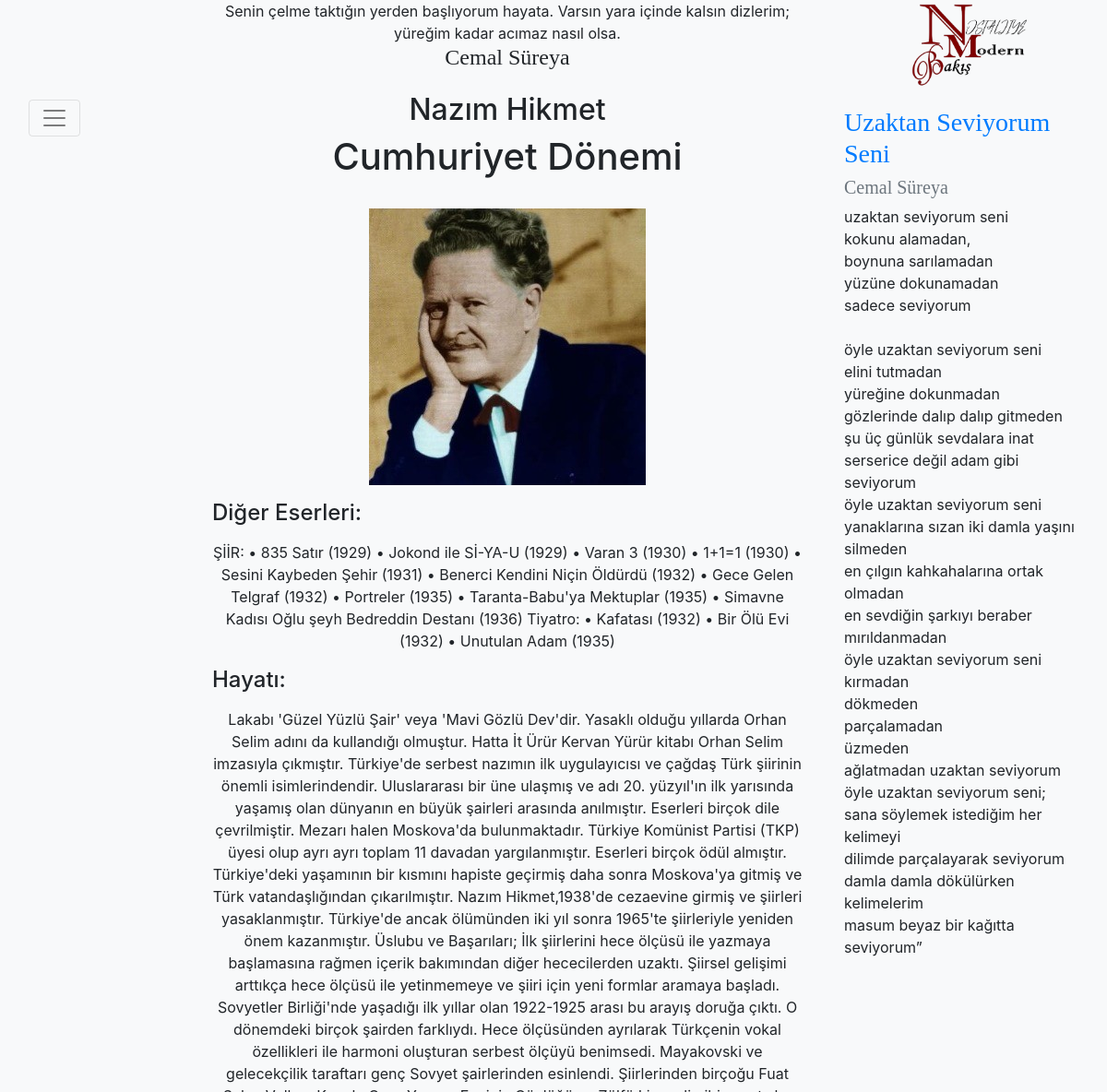
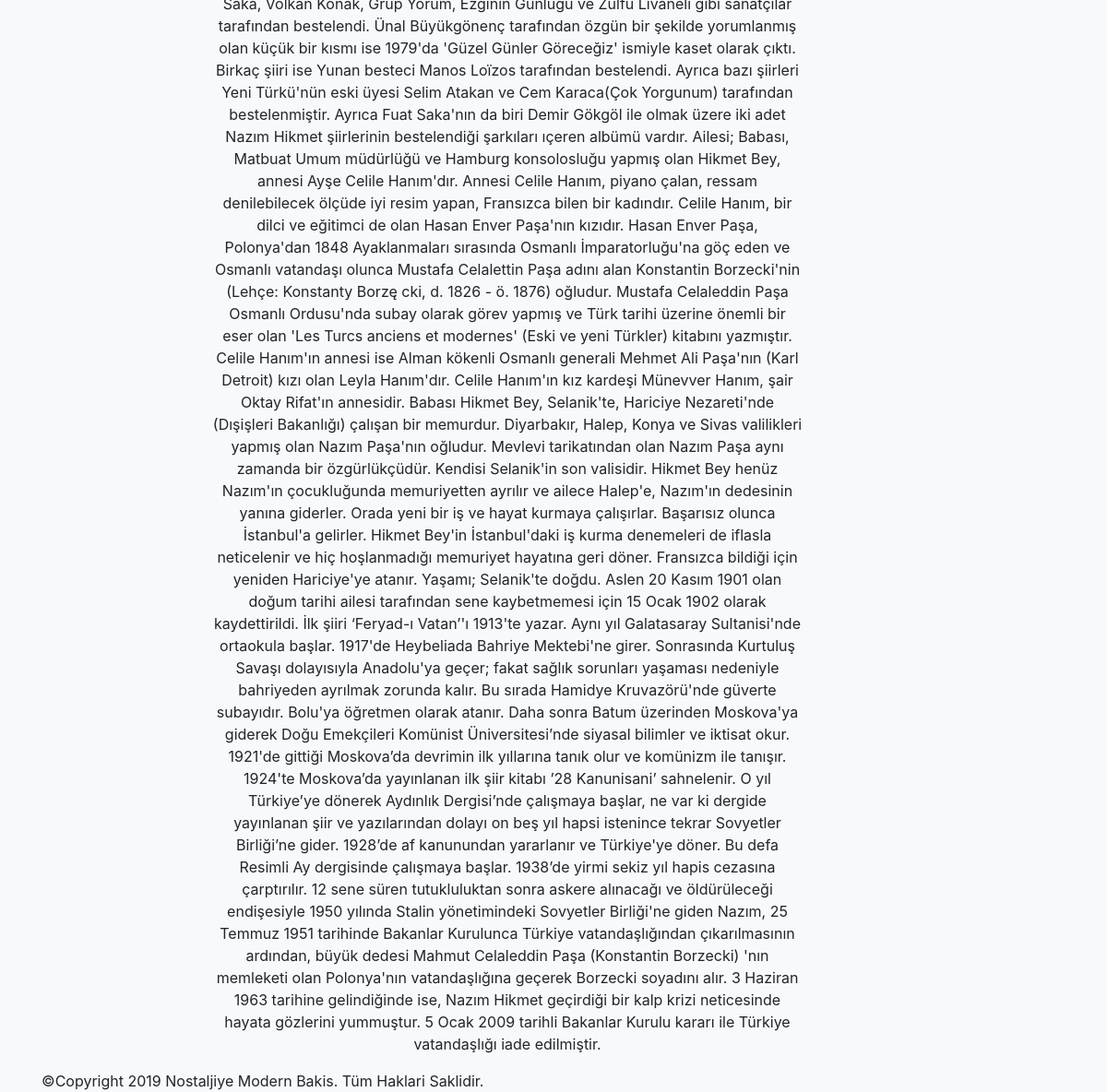
Screenshot of /yzr_bilgileri.php?id=4 with the database file from the repository (2 pictures, top to bottom).
### tables this page shows
CREATE TABLE `sozler` (
  `id` int(11) NOT NULL,
  `soyleyen` varchar(50) NOT NULL,
  `soz` text NOT NULL
);

CREATE TABLE `yazarlar` (
  `id` int(11) NOT NULL,
  `adi` varchar(50) NOT NULL,
  `soyadi` varchar(50) NOT NULL,
  `donem` varchar(50) NOT NULL,
  `foto_url` varchar(300) NOT NULL,
  `dgr_eserler` text,
  `hayati` text NOT NULL
);

CREATE TABLE `donemler` (
  `id` int(11) NOT NULL,
  `adi` varchar(50) NOT NULL
);

CREATE TABLE `siirler` (
  `id` int(11) NOT NULL,
  `yazar_id` int(11) NOT NULL,
  `adi` varchar(50) NOT NULL,
  `soyleyen` varchar(50) NOT NULL,
  `siir` text NOT NULL,
  `sarki_knm` text NOT NULL
);

### yzr_bilgileri.php (the view, shortened to what this page needs)
<?php require_once("includes/header.php");?>
<?php
  $query=mysql_query("Select * from yazarlar where id='$_GET[id]'");
  $row=mysql_fetch_array($query);
  $adi=$row["adi"];
  $soyadi=$row["soyadi"];
  $donem=$row["donem"];
  $foto_url=$row["foto_url"];
  $dgr_eserler=html_entity_decode($row["dgr_eserler"], ENT_QUOTES,"UTF-8");
  $hayati=html_entity_decode($row["hayati"], ENT_QUOTES,"UTF-8");
  $query1=mysql_query("Select * from donemler where id='$donem'");
  $row1=mysql_fetch_array($query1);
?>
<div class="col-12 text-center">
  <h2><?php echo $adi." ".$soyadi;?><h2/>
</div>
<div class="col-12 text-center">
  <h1><?php echo $row1["adi"];; ?></h1>
  <br/>
</div>
<div class="col-12 text-center">
  <img src="<?php echo $foto_url;?>" alt="1">
  <br/>
</div>
    <div class="col-12">
      <?php if (!is_null($dgr_eserler)) {?>
      <p><h4>Diğer Eserleri:</h4></p>
      <p class="text-center"><?php echo $dgr_eserler; ?></p>
    <?php } ?>
    </div>
<div class="col-12">
  <p><h4>Hayatı:</h4></p>
  <p class="text-center"><?php echo $hayati; ?></p>
</div>
<?php require_once("includes/footer.php");?>

### includes/header.php (shortened to what this page needs)
<html>
  <head>
    <link rel="stylesheet" href="https://stackpath.bootstrapcdn.com/bootstrap/4.3.1/css/bootstrap.min.css">
  </head>
  <body class="bg-light">
        <div class="container-fluid">
          <div class="row">
            <div class="col"></div>
            <div class="col-7">
                <div class="text-center">
                  <?php
            						$qr=mysql_query("select * from sozler");
            						$str_say=mysql_num_rows($qr);
            						$rnd=mt_rand(1,$str_say);
            						$query=mysql_query("select * from sozler where id='$rnd'");
            						$row=mysql_fetch_array($query);
            						echo $row["soz"];
                        echo "<h4 class=\"baslik_fontu\">".$row["soyleyen"]."</h4>";
            			?>
                </div>
              </div>
            <div class="col-3 text-center">
                <a href="anasayfa.php"><img width="125" height="100" src="Logo.png" alt="logo" /></a>
              </div>
          </div>
          <div class="row">
              <div class="col-2">
                <div class="pos-f-t">
                        <nav class="navbar navbar-light bg-light">
                          <button class="navbar-toggler" type="button" data-toggle="collapse" data-target="#navbarToggleExternalContent" aria-controls="navbarToggleExternalContent" aria-expanded="flase" aria-label="Toggle navigation">
                            <span class="navbar-toggler-icon"></span>
                          </button>
                        </nav>
                </div>
              </div>
              <div class="col-7">

### includes/footer.php
</div>
	<div class="col-3">
		<p>
			<?php
						$qr=mysql_query("select * from siirler");
						$str_say=mysql_num_rows($qr);
						$rnd=mt_rand(1,$str_say);
						$query=mysql_query("select * from siirler where id='$rnd'");
						$row=mysql_fetch_array($query);
						echo "<h3><a class=\"text-primary baslik_fontu\" href=\"siir_bilgileri.php?id=".$row["id"]."\">".$row["adi"]."</a></h3>";
						$q1=mysql_query("select * from yazarlar where id='$row[yazar_id]'");
						$r1=mysql_fetch_array($q1);
						echo "<h5><a class=\"text-muted baslik_fontu\" href=\"yzr_bilgileri.php?id=".$r1["id"]."\">".$r1["adi"]." ".$r1["soyadi"]."</a></h5>";
						$satirlar = file($row["siir"]);
						foreach ($satirlar as $siir)
						{
							echo $siir."<br>";
						}
			?>
	</p>
	</div>
</div>
    	</div>
    <div class="container">©Copyright 2019 Nostaljiye Modern Bakis. Tüm Haklari Saklidir.</div>
  </body>
</html>

### includes/header.php (style rules this page uses)
.baslik_fontu { font-family: "Times New Roman", Times, serif; }

### rows the page displays
sozler: soz "Senin çelme taktığın yerden başlıyorum hayata. Varsın yara içinde kalsın dizlerim; yüreğim kadar acımaz nasıl olsa.", soyleyen "Cemal Süreya"
yazarlar: adi "Nazım", soyadi "Hikmet", foto_url (picture), dgr_eserler "ŞİİR: • 835 Satır (1929) • Jokond ile Sİ-YA-U (1929) • Varan 3 (1930) • 1+1=1 (1930) • Sesini Kaybeden Şehir (1931) • Benerci Kendini Niçin Öldürdü (1932) • Gece Gelen Telgraf (1932) • Portreler (1935) • Taranta-Babu'ya Mektuplar (1935) • Simavne Kadısı Oğlu şeyh Bedreddin Destanı (1936) Tiyatro: • Kafatası (1932) • Bir Ölü Evi (1932) • Unutulan Adam (1935)", hayati "Lakabı 'Güzel Yüzlü Şair' veya 'Mavi Gözlü Dev'dir. Yasaklı olduğu yıllarda Orhan Selim adını da kullandığı olmuştur. Hatta İt Ürür Kervan Yürür kitabı Orhan Selim imzasıyla çıkmıştır. Türkiye'de serbest nazımın ilk uygulayıcısı ve çağdaş Türk şiirinin önemli isimlerindendir. Uluslararası bir üne ulaşmış ve adı 20. yüzyıl'ın ilk yarısında yaşamış olan dünyanın en büyük şairleri arasında anılmıştır. Eserleri birçok dile çevrilmiştir. Mezarı halen Moskova'da bulunmaktadır. Türkiye Komünist Partisi (TKP) üyesi olup ayrı ayrı toplam 11 davadan yargılanmıştır. Eserleri birçok ödül almıştır. Türkiye'deki yaşamının bir kısmını hapiste geçirmiş daha sonra Moskova'ya gitmiş ve Türk vatandaşlığından…"
donemler: adi "Cumhuriyet Dönemi"
siirler: adi "Uzaktan Seviyorum Seni", siir "uzaktan seviyorum seni", siir "kokunu alamadan,", siir "boynuna sarılamadan", siir "yüzüne dokunamadan", siir "sadece seviyorum", siir "öyle uzaktan seviyorum seni", siir "elini tutmadan", siir "yüreğine dokunmadan", siir "gözlerinde dalıp dalıp gitmeden", siir "şu üç günlük sevdalara inat", siir "serserice değil adam gibi seviyorum", siir "yanaklarına sızan iki damla yaşını silmeden", siir "en çılgın kahkahalarına ortak olmadan", siir "en sevdiğin şarkıyı beraber mırıldanmadan", siir "kırmadan", siir "dökmeden", siir "parçalamadan", siir "üzmeden", siir "ağlatmadan uzaktan seviyorum", siir "öyle uzaktan seviyorum seni;", siir "sana söylemek istediğim her kelimeyi", siir "dilimde parçalayarak seviyorum", siir "damla damla dökülürken kelimelerim", siir "masum beyaz bir kağıtta seviyorum”"
yazarlar: adi "Cemal", soyadi "Süreya"
